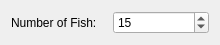
<ui version="4.0" >
 <class>SettingsWidget</class>
 <widget class="QWidget" name="SettingsWidget" >
  <property name="geometry" >
   <rect>
    <x>0</x>
    <y>0</y>
    <width>220</width>
    <height>45</height>
   </rect>
  </property>
  <property name="windowTitle" >
   <string>Asciiquarium Settings</string>
  </property>
  <layout class="QHBoxLayout" >
   <item>
    <widget class="QLabel" name="textLabel1" >
     <property name="text" >
      <string>Number of Fish:</string>
     </property>
     <property name="wordWrap" >
      <bool>false</bool>
     </property>
    </widget>
   </item>
   <item>
    <widget class="KIntSpinBox" name="kcfg_fishCount" >
     <property name="toolTip" >
      <string>Choose number of fish to show at once</string>
     </property>
     <property name="whatsThis" >
      <string>This value controls the number of fish to show on screen at any given time.</string>
     </property>
     <property name="minimum" >
      <number>1</number>
     </property>
     <property name="maximum" >
      <number>50</number>
     </property>
     <property name="singleStep" >
      <number>5</number>
     </property>
     <property name="value" >
      <number>15</number>
     </property>
    </widget>
   </item>
  </layout>
 </widget>
 <customwidgets>
  <customwidget>
   <class>KIntSpinBox</class>
   <extends>QSpinBox</extends>
   <header>knuminput.h</header>
   </customwidget>
 </customwidgets>
  <resources/>
 <connections/>
</ui>
